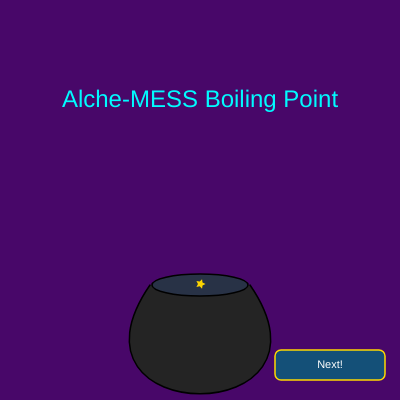
Frame 1 (no input)
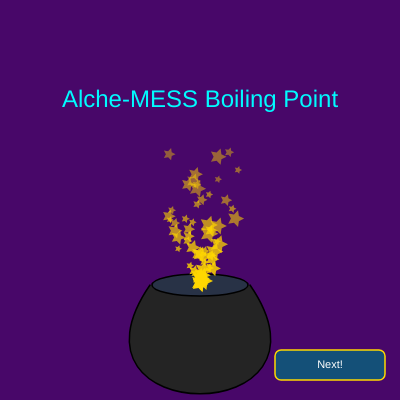
Frame 60 (no input)
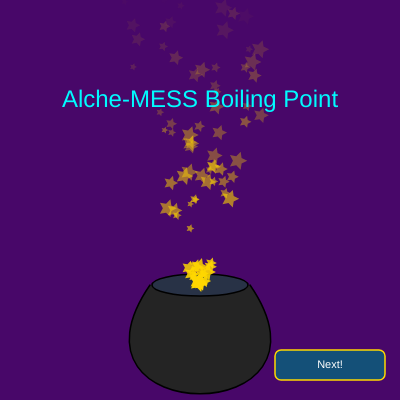
Frame 120 (the mouse pressed at the canvas centre since frame 60)

The p5.js sketch that drew these frames (run headless with seeded random() and noise() and a simulated clock; from frame 60 on, the mouse is pressed at the canvas centre):

// p5.js sketch
// ── sketch.js
// ==========================================
// 1. GAME STATE & GLOBAL CONFIGURATION
// ==========================================
let currentScene = 1;
let gameStage = 1; 
let smokeEndTime = 0;
let isDrinkMode = false;
let lastBrewedColor = [40, 50, 70];
let targetRemedyColor = [0, 0, 0];
let targetRecipe = [];

const baseColors = [
  [255, 0, 0],   // Red
  [0, 255, 0],   // Green
  [0, 0, 255]    // Blue
];

let allRings = [[]];
let potIngredients = [];
let lastIngredientTime = 0;
let gameStartTime = 0;
let playerHealth = 100;
let showGrimoire = false;
let ps;

let btn1, btn2, btn3, btnClear, btnDrink, btnNextStage, btnRestart, btnCloseGrimoire;

// ==========================================
// 2. BUTTON CLASS
// ==========================================
class Button {
  constructor(config) {
    this.x = config.x || 0;
    this.y = config.y || 0;
    this.w = config.width || 110;
    this.h = config.height || 30;
    this.label = config.label || "Next";
    this.onClick = config.onClick || function() {};
  }

  isHovered() {
    return mouseX >= this.x && mouseX <= this.x + this.w &&
           mouseY >= this.y && mouseY <= this.y + this.h;
  }

  draw() {
    push();
    stroke(255, 215, 0);
    strokeWeight(1.5);
    fill(this.isHovered() ? color(0, 180, 210) : color(20, 80, 120));
    rect(this.x, this.y, this.w, this.h, 6);
    
    noStroke();
    fill(255);
    textSize(11);
    textAlign(CENTER, CENTER);
    text(this.label, this.x + this.w / 2, this.y + this.h / 2);
    pop();
  }

  handleMouseClick() {
    if (this.isHovered()) {
      this.onClick();
      return true;
    }
    return false;
  }
}

// ==========================================
// 3. PARTICLE SYSTEM
// ==========================================
class Particle {
  constructor(pos) {
    this.acc = createVector(0, -0.04);
    this.vel = createVector(random(-0.8, 0.8), random(-0.5, -1.2));
    this.pos = pos.copy();
    this.ttl = 255;
  }

  update() {
    this.vel.add(this.acc);
    this.pos.add(this.vel);
    this.ttl -= 2.5;
  }
}

class Star extends Particle {
  constructor(pos) {
    super(pos);
    this.size = random(6, 16);
  }

  draw() {
    this.update();
    push();
    fill(255, 215, 0, map(this.ttl, 0, 255, 0, 255));
    noStroke();
    drawStarShape(this.pos.x, this.pos.y, this.size * 0.3, this.size * 0.6, 5);
    pop();
  }
}

function drawStarShape(x, y, radius1, radius2, npoints) {
  let angle = TWO_PI / npoints;
  let halfAngle = angle / 2.0;
  beginShape();
  for (let a = 0; a < TWO_PI; a += angle) {
    let sx = x + cos(a) * radius2;
    let sy = y + sin(a) * radius2;
    vertex(sx, sy);
    sx = x + cos(a + halfAngle) * radius1;
    sy = y + sin(a + halfAngle) * radius1;
    vertex(sx, sy);
  }
  endShape(CLOSE);
}

class Smoke extends Particle {
  constructor(pos, colorArr) {
    super(pos);
    this.size = random(14, 26);
    this.color = colorArr || [140, 140, 150];
  }

  draw() {
    this.update();
    push();
    noStroke();
    fill(this.color[0], this.color[1], this.color[2], map(this.ttl, 0, 255, 0, 150));
    ellipse(this.pos.x, this.pos.y, this.size, this.size);
    pop();
  }
}

class ParticleSystem {
  constructor(pos) {
    this.origin = pos.copy();
    this.particles = [];
    this.maxParticles = 80;
  }

  addStar() {
    if (this.particles.length < this.maxParticles) {
      this.particles.push(new Star(this.origin));
    }
  }

  addSmoke(colorArr) {
    if (this.particles.length < this.maxParticles) {
      let spawnPoint = createVector(this.origin.x + random(-25, 25), this.origin.y);
      this.particles.push(new Smoke(spawnPoint, colorArr));
    }
  }

  run() {
    for (let i = this.particles.length - 1; i >= 0; i--) {
      this.particles[i].draw();
      if (this.particles[i].ttl <= 0) {
        this.particles.splice(i, 1);
      }
    }
  }
}

// ==========================================
// 4. COLOR MATH & TARGET GENERATION
// ==========================================
function blendColors(arr) {
  if (!arr || arr.length === 0) return [40, 50, 70];
  let r = 0, g = 0, b = 0;
  for (let i = 0; i < arr.length; i++) {
    r += arr[i][0];
    g += arr[i][1];
    b += arr[i][2];
  }
  return [round(r / arr.length), round(g / arr.length), round(b / arr.length)];
}

function getPossibleColorsForTier(tier) {
  if (tier === 0) return baseColors;
  
  if (allRings[tier] && allRings[tier].length > 0) {
    return allRings[tier].map(item => item.color);
  }
  
  let lowerPool = getPossibleColorsForTier(tier - 1);
  let candidates = [];
  for (let c = 0; c < 3; c++) {
    let num = floor(random(2, 4));
    let combo = [];
    for (let i = 0; i < num; i++) {
      combo.push(lowerPool[floor(random(0, lowerPool.length))]);
    }
    candidates.push(blendColors(combo));
  }
  return candidates;
}

function setupStageTarget(stage) {
  let sourceTier = stage - 1;
  let pool = getPossibleColorsForTier(sourceTier);
  
  let numItems = floor(random(2, 4));
  targetRecipe = [];
  for (let i = 0; i < numItems; i++) {
    targetRecipe.push(pool[floor(random(0, pool.length))]);
  }

  targetRemedyColor = blendColors(targetRecipe);
}

function updateIngredientsAndHealth() {
  // Boost base ingredient production from 10s -> 5s when Poison HP drops below 30%
  let spawnInterval = (playerHealth <= 30) ? 5000 : 10000;
  
  if (millis() - lastIngredientTime >= spawnInterval) {
    let randomIndex = floor(random(0, baseColors.length));
    if (allRings[0] && allRings[0][randomIndex]) {
      allRings[0][randomIndex].count++;
    }
    lastIngredientTime = millis();
  }
  
  let elapsedSeconds = (millis() - gameStartTime) / 1000;
  playerHealth = max(0, 100 - (elapsedSeconds * 0.5));
  if (playerHealth <= 0) {
    currentScene = 4;
  }
}

function getSymmetricalAngle(index, total) {
  if (total === 1) return -HALF_PI;
  let margin = 0.25;
  return map(index, 0, total - 1, -PI + margin, -margin);
}

// ==========================================
// 5. HUD & RENDERING HELPERS
// ==========================================
function drawHealthBar() {
  push();
  stroke(0);
  strokeWeight(1.5);
  fill(40);
  rect(95, 12, 185, 18, 5);
  
  noStroke();
  fill(map(playerHealth, 0, 100, 255, 0), map(playerHealth, 0, 100, 0, 220), 50);
  rect(96, 13, map(playerHealth, 0, 100, 0, 183), 16, 4);
  
  fill(255);
  textSize(11);
  textAlign(CENTER, CENTER);
  text("Poison: " + ceil(playerHealth) + "%", 187, 21);
  pop();
}

function drawTargetCure() {
  push();
  fill(0, 0, 0, 180);
  stroke(255, 215, 0);
  strokeWeight(1.5);
  rect(288, 8, 104, 75, 5);
  
  fill(255, 215, 0);
  textSize(10);
  textAlign(CENTER, CENTER);
  text("Stage " + gameStage + " / 4 Target", 340, 18);
  
  fill(targetRemedyColor[0], targetRemedyColor[1], targetRemedyColor[2]);
  stroke(255);
  strokeWeight(1);
  ellipse(340, 36, 18, 18);
  
  if (playerHealth <= 30) {
    fill(255, 90, 90);
    textSize(8);
    textAlign(CENTER, CENTER);
    text("Emergency Hint:", 340, 51);

    if (targetRecipe && targetRecipe.length > 0) {
      let startX = 340 - ((targetRecipe.length - 1) * 12) / 2;
      for (let k = 0; k < targetRecipe.length; k++) {
        fill(targetRecipe[k][0], targetRecipe[k][1], targetRecipe[k][2]);
        stroke(255);
        strokeWeight(1);
        ellipse(startX + k * 12, 64, 9, 9);
      }
    }
  } else {
    fill(140);
    textSize(8);
    textAlign(CENTER, CENTER);
    text("Hint locked", 340, 51);
    text("Unlocks at <30% HP", 340, 63);
  }
  pop();
}

function drawCauldron() {
  let liqR = 40, liqG = 50, liqB = 70;
  if (potIngredients.length > 0) {
    let blended = blendColors(potIngredients.map(item => item.color));
    liqR = blended[0];
    liqG = blended[1];
    liqB = blended[2];
  }
  
  push();
  fill(36, 36, 36); 
  stroke(0);
  strokeWeight(1.5);
  bezier(150, 285, 50, 430, 350, 430, 250, 285);
  
  fill(liqR, liqG, liqB);
  ellipse(200, 285, 96, 22);
  pop();
}

function drawIngredientRings() {
  let centerX = 200, centerY = 260;
  push();
  for (let r = 0; r < allRings.length; r++) {
    let radius = 50 + r * 28;
    let ringItems = allRings[r];
    for (let i = 0; i < ringItems.length; i++) {
      if (ringItems[i].count > 0) {
        let angle = getSymmetricalAngle(i, ringItems.length);
        let x = centerX + radius * cos(angle);
        let y = centerY + radius * sin(angle);
        
        fill(ringItems[i].color[0], ringItems[i].color[1], ringItems[i].color[2]);
        stroke(r > 0 ? 255 : 0);
        strokeWeight(1.5);
        ellipse(x, y, 20, 20);
        
        fill(0);
        textSize(9);
        textAlign(CENTER, CENTER);
        text(ringItems[i].count, x, y);
      }
    }
  }
  pop();
}

function drawPotContents() {
  push();
  for (let i = 0; i < potIngredients.length; i++) {
    let item = potIngredients[i];
    fill(item.color[0], item.color[1], item.color[2]);
    stroke(255);
    strokeWeight(1);
    ellipse(170 + i * 30, 335, 16, 16);
  }
  pop();
}

function drawGrimoireOverlay() {
  if (!showGrimoire) return;
  
  push();
  fill(10, 10, 25, 245);
  stroke(isDrinkMode ? color(255, 60, 60) : color(255, 215, 0));
  strokeWeight(2);
  rect(15, 10, 370, 380, 10);
  
  btnCloseGrimoire.draw();
  
  fill(255, 215, 0);
  textSize(15);
  textAlign(CENTER, CENTER);
  text("Alchemy Tree", 200, 24);
  
  if (isDrinkMode) {
    fill(255, 120, 120);
    textSize(11);
    text("Click a Level " + gameStage + " potion to test Stage " + gameStage + "!", 200, 42);
  }
  
  let levelY = [68, 120, 172, 224, 276, 330];
  for (let l = 0; l <= 5; l++) {
    if (l === gameStage) {
      fill(255, 215, 0, 50);
      noStroke();
      rect(20, levelY[l] - 12, 360, 24, 4);
    }

    fill(l === gameStage ? color(255, 215, 0) : color(200));
    textSize(10);
    textAlign(LEFT, CENTER);
    text("Lvl " + l + (l === gameStage ? " (Target):" : ":"), 25, levelY[l]);
    
    if (l < 5) {
      stroke(255, 215, 0, 60);
      strokeWeight(1);
      line(200, levelY[l] + 10, 200, levelY[l + 1] - 10);
    }
    
    if (l === 0) {
      for (let b = 0; b < baseColors.length; b++) {
        let bx = map(b, 0, baseColors.length - 1, 140, 260);
        fill(baseColors[b][0], baseColors[b][1], baseColors[b][2]);
        stroke(255);
        strokeWeight(1);
        ellipse(bx, levelY[l], 14, 14);
      }
    } else if (l === 5) {
      fill(targetRemedyColor[0], targetRemedyColor[1], targetRemedyColor[2]);
      stroke(255, 215, 0);
      strokeWeight(2);
      ellipse(200, levelY[l], 22, 22);
      
      fill(255, 215, 0);
      textSize(9);
      textAlign(CENTER, TOP);
      text("Target Remedy", 200, levelY[l] + 12);
    } else {
      let ringItems = (l < allRings.length) ? allRings[l] : [];
      let maxSlots = max(3, ringItems.length);
      for (let n = 0; n < maxSlots; n++) {
        let nx = map(n, 0, max(1, maxSlots - 1), 120, 320);
        if (n < ringItems.length) {
          let c = ringItems[n].color;
          fill(c[0], c[1], c[2]);
          stroke(255);
          strokeWeight(1);
          ellipse(nx, levelY[l], 16, 16);
        } else {
          fill(20);
          stroke(70);
          strokeWeight(1);
          ellipse(nx, levelY[l], 16, 16);
          fill(120);
          textSize(8);
          textAlign(CENTER, CENTER);
          text("?", nx, levelY[l]);
        }
      }
    }
  }
  pop();
}

// ==========================================
// 6. INTERACTION & GAMEPLAY LOGIC
// ==========================================
function drinkPotion(c) {
  if (Math.abs(c[0] - targetRemedyColor[0]) <= 3 && 
      Math.abs(c[1] - targetRemedyColor[1]) <= 3 && 
      Math.abs(c[2] - targetRemedyColor[2]) <= 3) {
      
    currentScene = (gameStage < 4) ? 6 : 5;
  } else {
    gameStartTime -= 20000;
    isDrinkMode = false;
    showGrimoire = false;
  }
}

function handleTreeClick() {
  if (!showGrimoire || !isDrinkMode) return false;
  let levelY = [68, 120, 172, 224, 276, 330];
  
  for (let b = 0; b < baseColors.length; b++) {
    let bx = map(b, 0, baseColors.length - 1, 140, 260);
    if (dist(mouseX, mouseY, bx, levelY[0]) <= 12) {
      drinkPotion(baseColors[b]);
      return true;
    }
  }
  
  for (let l = 1; l <= 4; l++) {
    let ringItems = (l < allRings.length) ? allRings[l] : [];
    let maxSlots = max(3, ringItems.length);
    for (let n = 0; n < ringItems.length; n++) {
      let nx = map(n, 0, max(1, maxSlots - 1), 120, 320);
      if (dist(mouseX, mouseY, nx, levelY[l]) <= 14) {
        drinkPotion(ringItems[n].color);
        return true;
      }
    }
  }
  return false;
}

function handleIngredientClick() {
  if (showGrimoire || potIngredients.length >= 3) return;
  let centerX = 200, centerY = 260;
  for (let r = 0; r < allRings.length; r++) {
    let radius = 50 + r * 28;
    let ringItems = allRings[r];
    for (let i = 0; i < ringItems.length; i++) {
      if (ringItems[i].count > 0) {
        let angle = getSymmetricalAngle(i, ringItems.length);
        let x = centerX + radius * cos(angle);
        let y = centerY + radius * sin(angle);
        if (dist(mouseX, mouseY, x, y) <= 14) {
          ringItems[i].count--;
          potIngredients.push({ color: ringItems[i].color, tier: r });
          return;
        }
      }
    }
  }
}

// ==========================================
// 7. SETUP & MAIN LOOP
// ==========================================
function setup() {
  createCanvas(400, 400);
  ps = new ParticleSystem(createVector(200, 285));
  initGame();
}

function initGame() {
  allRings = [[]];
  for (let k = 0; k < baseColors.length; k++) {
    allRings[0].push({ color: baseColors[k], count: 5 });
  }
  potIngredients = [];
  playerHealth = 100;
  showGrimoire = false;
  isDrinkMode = false;
  gameStage = 1;
  lastBrewedColor = [40, 50, 70];
  setupStageTarget(1);
  gameStartTime = millis();
  lastIngredientTime = millis();

  btnCloseGrimoire = new Button({
    x: 352, y: 16, width: 24, height: 24, label: "X",
    onClick: function() { showGrimoire = false; isDrinkMode = false; }
  });

  btn1 = new Button({ x: 275, y: 350, label: "Next!", onClick: function() { currentScene = 2; } });
  
  btn2 = new Button({ 
    x: 275, y: 350, label: "Start Game!", 
    onClick: function() { 
      currentScene = 3; 
      gameStage = 1;
      setupStageTarget(1);
      lastIngredientTime = millis();
      gameStartTime = millis();
    } 
  });
  
  btn3 = new Button({ 
    x: 290, y: 350, width: 95, label: "Boil!", 
    onClick: function() { 
      if (showGrimoire) return;
      smokeEndTime = millis() + 4000; 
      
      if (potIngredients.length > 0) {
        let maxTier = 0;
        for (let i = 0; i < potIngredients.length; i++) {
          if (potIngredients[i].tier > maxTier) { maxTier = potIngredients[i].tier; }
        }
        
        let targetTier = maxTier + 1;
        let mixedColor = blendColors(potIngredients.map(item => item.color));
        lastBrewedColor = mixedColor;
        
        while (allRings.length <= targetTier) { allRings.push([]); }
        
        let targetRing = allRings[targetTier];
        let found = false;
        for (let j = 0; j < targetRing.length; j++) {
          if (targetRing[j].color[0] === mixedColor[0] && 
              targetRing[j].color[1] === mixedColor[1] && 
              targetRing[j].color[2] === mixedColor[2]) {
            targetRing[j].count++;
            found = true;
            break;
          }
        }
        if (!found) { targetRing.push({ color: mixedColor, count: 1 }); }
        potIngredients = [];
      } else {
        lastBrewedColor = [40, 50, 70];
      }
    } 
  });

  btnClear = new Button({
    x: 185, y: 350, width: 95, label: "Clear Pot",
    onClick: function() {
      if (showGrimoire) return;
      for (let item of potIngredients) {
        if (allRings[item.tier]) {
          let ringItem = allRings[item.tier].find(r => 
            r.color[0] === item.color[0] && 
            r.color[1] === item.color[1] && 
            r.color[2] === item.color[2]
          );
          if (ringItem) {
            ringItem.count++;
          } else {
            allRings[item.tier].push({ color: item.color, count: 1 });
          }
        }
      }
      potIngredients = [];
    }
  });

  btnDrink = new Button({
    x: 8, y: 10, width: 80, height: 25, label: "Drink Potion",
    onClick: function() { showGrimoire = true; isDrinkMode = true; }
  });

  btnNextStage = new Button({
    x: 145, y: 250, width: 110, label: "Next Stage",
    onClick: function() {
      gameStage++;
      setupStageTarget(gameStage);
      playerHealth = min(100, playerHealth + 30);
      gameStartTime = millis() - (100 - playerHealth) * 2000;
      isDrinkMode = false;
      showGrimoire = false;
      currentScene = 3;
    }
  });

  btnRestart = new Button({
    x: 145, y: 250, width: 110, label: "Try Again",
    onClick: function() {
      initGame();
      currentScene = 3;
    }
  });
}

const scenes = {
  1: function() {
    background(72, 7, 105); 
    drawCauldron();
    ps.addStar();
    ps.run(); 
    fill(0, 251, 255); textSize(24); textAlign(CENTER, CENTER);
    text("Alche-MESS Boiling Point", 200, 100);
    btn1.draw();
  },
  2: function() {
    background(173, 239, 255); 
    fill(7, 14, 145); textSize(13); textAlign(CENTER, CENTER);
    let rules = [
      "Rules of the Alchemist:", 
      "You are poisoned! Drink 4 remedies to survive.", 
      "Stage 1: Mix 2-3 Base potions (Level 0).", 
      "Stage 2: Mix 2-3 Level 1 potions.", 
      "Stage 3: Mix 2-3 Level 2 potions.", 
      "Stage 4: Mix 2-3 Level 3 potions to win!",
      "", "Emergency Hints & 2x Spawn Speed unlock at <30% HP!"
    ];
    for (let i = 0; i < rules.length; i++) {
      text(rules[i], 200, 50 + i * 38);
    }
    btn2.draw();
  },
  3: function() {
    background(173, 239, 255); 
    updateIngredientsAndHealth();
    
    if (millis() < smokeEndTime) { ps.addSmoke(lastBrewedColor); }
    
    drawIngredientRings();
    drawCauldron();
    drawPotContents();
    ps.run();
    
    drawHealthBar();
    drawTargetCure();
    
    btn3.draw();
    btnClear.draw();
    btnDrink.draw();
    drawGrimoireOverlay();
  },
  4: function() {
    background(50, 10, 10);
    fill(255, 50, 50); textSize(28); textAlign(CENTER, CENTER);
    text("GAME OVER", 200, 140);
    fill(220); textSize(15);
    text("Failed at Stage " + gameStage + "!", 200, 180);
    btnRestart.draw();
  },
  5: function() {
    background(10, 50, 30);
    fill(255, 215, 0); textSize(28); textAlign(CENTER, CENTER);
    text("VICTORY!", 200, 140);
    fill(220); textSize(15);
    text("You conquered all 4 stages and survived!", 200, 180);
    btnRestart.draw();
  },
  6: function() {
    background(15, 30, 60);
    fill(0, 234, 255); textSize(24); textAlign(CENTER, CENTER);
    text("Stage " + gameStage + " Completed!", 200, 120);
    
    fill(220); textSize(13); textAlign(CENTER, CENTER);
    text("Great job! Advance to Stage " + (gameStage + 1) + "\nand mix higher tier potions to match the target.", 200, 170);
    
    btnNextStage.draw();
  }
};

function draw() {
  if (scenes[currentScene]) { scenes[currentScene](); }
}

function mouseClicked() {
  if (currentScene === 3) {
    if (showGrimoire) {
      if (btnCloseGrimoire.handleMouseClick()) return;
      if (isDrinkMode && handleTreeClick()) return;
      return;
    }
    if (btnDrink.handleMouseClick()) return;
    if (btn3.handleMouseClick()) return;
    if (btnClear.handleMouseClick()) return;
    handleIngredientClick();
    return;
  }
  
  if (currentScene === 1) btn1.handleMouseClick();
  else if (currentScene === 2) btn2.handleMouseClick();
  else if (currentScene === 4 || currentScene === 5) btnRestart.handleMouseClick();
  else if (currentScene === 6) btnNextStage.handleMouseClick();
}
